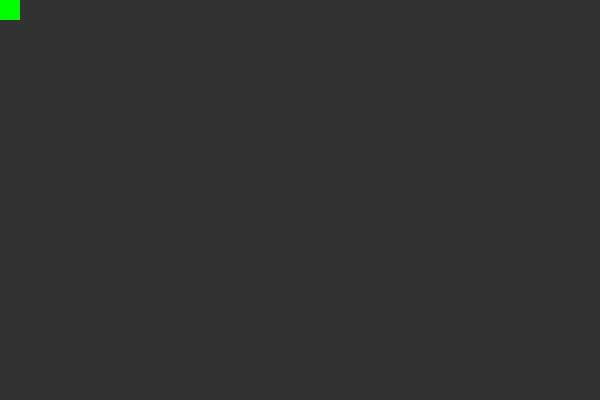
Frame 1 (no input)
Frame 60 (the mouse pressed at the canvas centre just before this capture): identical to frame 1, image omitted
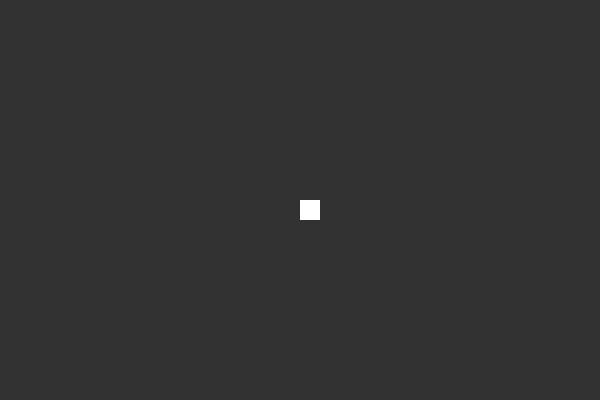
Frame 120 (the mouse held since frame 60 and released just before this capture)

The Processing sketch that drew these frames (run headless with seeded random() and noise(); from frame 60 on, the mouse is pressed at the canvas centre):

// Processing sketch: processing_150255
// ── processing_150255.pde

void setup(){
   size(600,400);
   background(50);
} 
void draw(){
   background(50);
   noStroke();
   fill(255);
   if(mouseX<50) {
       fill(0,255,0);
   }
   rect(mouseX,mouseY,20,20);
}    
